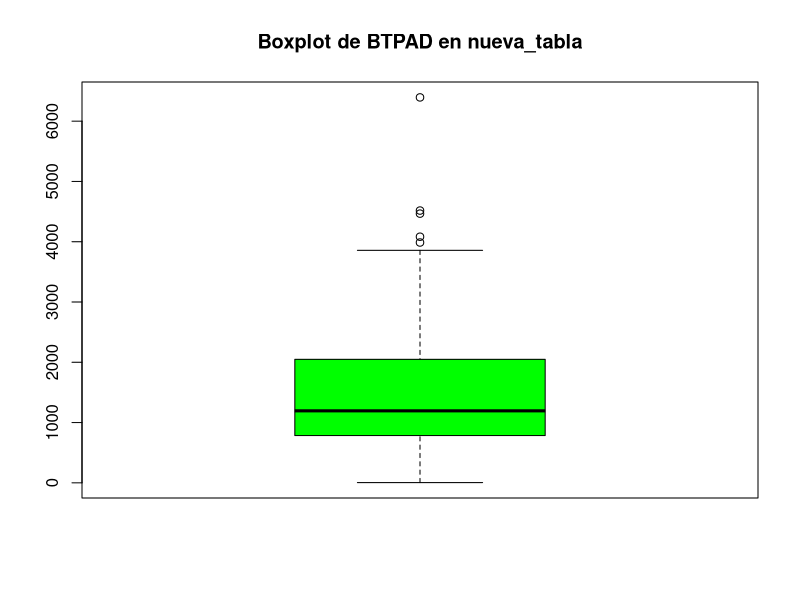
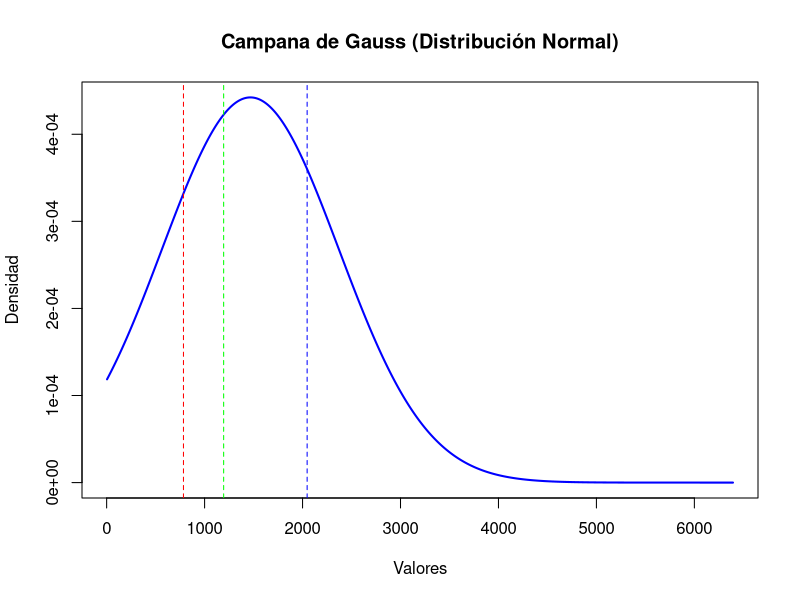

Here is the R script that generated these plots, in order: (Note: this script raises an error after producing the figures.)
## ---- chunk 1
# Lee el archivo CSV
datos <- read.csv("Excels/DiabetesHipertension.csv", header = FALSE, sep = ";")

# Transpone los datos
datos_transpuestos <- t(datos)

# Calcula el número de filas y columnas necesarias
num_filas <- nrow(datos)
num_columnas <- ncol(datos)

# Calcula el número total de elementos y crea un vector con los datos en el orden deseado
nuevo_vector <- unlist(datos_transpuestos)
orden_columnas <- rep(1:num_columnas, each = num_filas)
orden_filas <- rep(1:num_filas, times = num_columnas)
orden_final <- order(orden_columnas, orden_filas)

# Crea un nuevo marco de datos con la distribución rotativa
nueva_tabla <- data.frame(matrix(nuevo_vector[orden_final], ncol = num_columnas, byrow = TRUE))

# Asigna los nombres de las columnas con la primera fila
colnames(nueva_tabla) <- as.character(datos[1, ])

# Elimina la primera fila (que ahora es la cabecera de las columnas)
nueva_tabla <- nueva_tabla[-1, ]

# Muestra el resultado
print(nueva_tabla)
## ---- chunk 2

## ---- chunk 3
# Eliminar caracteres no numéricos o espacios en blanco
nueva_tabla$BTPAD <- gsub("[^0-9.]", "", nueva_tabla$BTPAD)

# Convertir a valores numéricos
nueva_tabla$BTPAD <- as.numeric(nueva_tabla$BTPAD)

# Genera un boxplot para la columna "BTPAD" de la tabla 'nueva_tabla'
boxplot(nueva_tabla$BTPAD, col = "green", main = "Boxplot de BTPAD en nueva_tabla")

# Obtener los datos de la columna BTPAD de nueva_tabla
datos <- nueva_tabla$BTPAD

# Calcular la media y desviación estándar de los datos
media <- mean(datos)
desviacion <- sd(datos)

# Generar datos para la campana de Gauss
x <- seq(min(datos), max(datos), length.out = 1000)  # Valores x para la curva de la campana de Gauss
densidad <- dnorm(x, mean = media, sd = desviacion)  # Calcula los valores de densidad en la distribución normal

# Graficar la campana de Gauss
plot(x, densidad, type = "l", col = "blue", lwd = 2,
     main = "Campana de Gauss (Distribución Normal)", 
     xlab = "Valores", ylab = "Densidad")

# Calcular los percentiles 25, 50 y 75 en los datos
percentiles <- quantile(datos, c(0.25, 0.5, 0.75))

# Graficar líneas verticales en los percentiles
abline(v = percentiles, col = c("red", "green", "blue"), lty = 2)



## ---- chunk 4
# Lee el archivo CSV
datos <- read.csv("Excels/FastFood.csv", header = FALSE, sep = ",")

# Transpone los datos
datos_transpuestos <- t(datos)

# Calcula el número de filas y columnas necesarias
num_filas <- nrow(datos)
num_columnas <- ncol(datos)

# Calcula el número total de elementos y crea un vector con los datos en el orden deseado
nuevo_vector <- unlist(datos_transpuestos)
orden_columnas <- rep(1:num_columnas, each = num_filas)
orden_filas <- rep(1:num_filas, times = num_columnas)
orden_final <- order(orden_columnas, orden_filas)

# Crea un nuevo marco de datos con la distribución rotativa
nueva_tabla <- data.frame(matrix(nuevo_vector[orden_final], ncol = num_columnas, byrow = TRUE))

# Asigna los nombres de las columnas con la primera fila
colnames(nueva_tabla) <- as.character(datos[1, ])

# Elimina la primera fila (que ahora es la cabecera de las columnas)
nueva_tabla <- nueva_tabla[-1, ]

# Muestra el resultado
print(nueva_tabla)
## ---- chunk 5
# Lee el archivo CSV
datos <- read.csv("Excels/mortality_county_all.csv", header = FALSE, sep = ",")

# Filtrar filas que comienzan con "Diabetes" en la primera columna
datos_filtrados <- datos[grep("Diabetes", datos$V1), ]

# Mostrar el resultado
print(datos_filtrados)

## ---- chunk 6
# Crear gráfico de líneas
library(ggplot2)
grafico_lineas <- ggplot() +
  geom_line(data = nueva_tabla, aes(x = Category, y = V4, group = 1), color = "blue") +
  geom_line(data = datos_filtrados, aes(x = Category, y = V4, group = 1), color = "green") +
  labs(title = "Gráfico de líneas por establecimiento",
       x = "Tipo de establecimiento",
       y = "Valor") +
  theme_minimal()

# Muestra el gráfico de líneas
print(grafico_lineas)

## ---- chunk 7
library(ggplot2)
# Lee el archivo CSV
datos <- read.csv("Excels/Cardiovascular.csv", header = FALSE, sep = ",")

# Transpone los datos
datos_transpuestos <- t(datos)

# Calcula el número de filas y columnas necesarias
num_filas <- nrow(datos)
num_columnas <- ncol(datos)

# Calcula el número total de elementos y crea un vector con los datos en el orden deseado
nuevo_vector <- unlist(datos_transpuestos)
orden_columnas <- rep(1:num_columnas, each = num_filas)
orden_filas <- rep(1:num_filas, times = num_columnas)
orden_final <- order(orden_columnas, orden_filas)

# Crea un nuevo marco de datos con la distribución rotativa
nueva_tabla <- data.frame(matrix(nuevo_vector[orden_final], ncol = num_columnas, byrow = TRUE))

# Asigna los nombres de las columnas con la primera fila
colnames(nueva_tabla) <- as.character(datos[1, ])

# Elimina la primera fila (que ahora es la cabecera de las columnas)
nueva_tabla <- nueva_tabla[-1, ]

# Filtrar las filas que tienen "Serie A" en la columna "Serie"
nueva_tabla_filtrada <- subset(nueva_tabla, nueva_tabla$Serie == "Serie A")

# Muestra el resultado
print(nueva_tabla_filtrada)


## ---- chunk 8
# Cargar la biblioteca ggplot2

library(ggplot2)

# Resto de tu código
grafico <- ggplot(nueva_tabla_filtrada, aes(x = Year, y = Value, fill = Territorio)) +
  geom_bar(stat = "identity", position = "dodge") +
  labs(title = "Gráfico de barras por Territorio",
       x = "Año",
       y = "Valor") +
  scale_fill_manual(values = c("ES" = "red", "ES70" = "green")) +
  theme_minimal()

# Muestra el gráfico
print(grafico)

# Gráfica de barras
grafico <- ggplot(nueva_tabla_filtrada, aes(x = Year, y = Value, fill = Territorio)) +
  geom_bar(stat = "identity", position = "dodge") +
  labs(title = "Gráfico de barras por Territorio",
       x = "Año",
       y = "Valor") +
  scale_fill_manual(values = c("ES" = "red", "ES70" = "green")) +
  theme_minimal()

# Muestra el gráfico
print(grafico)
